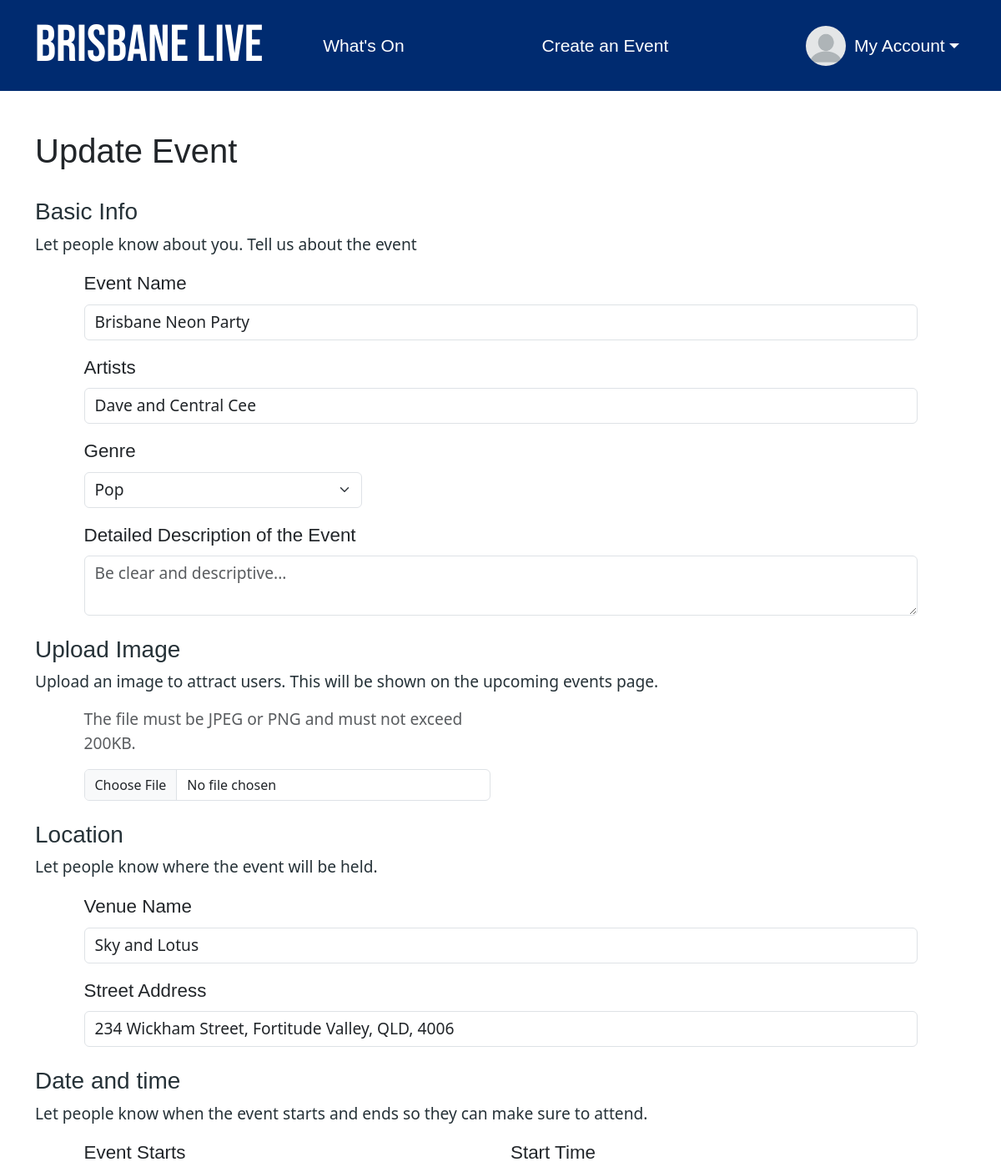
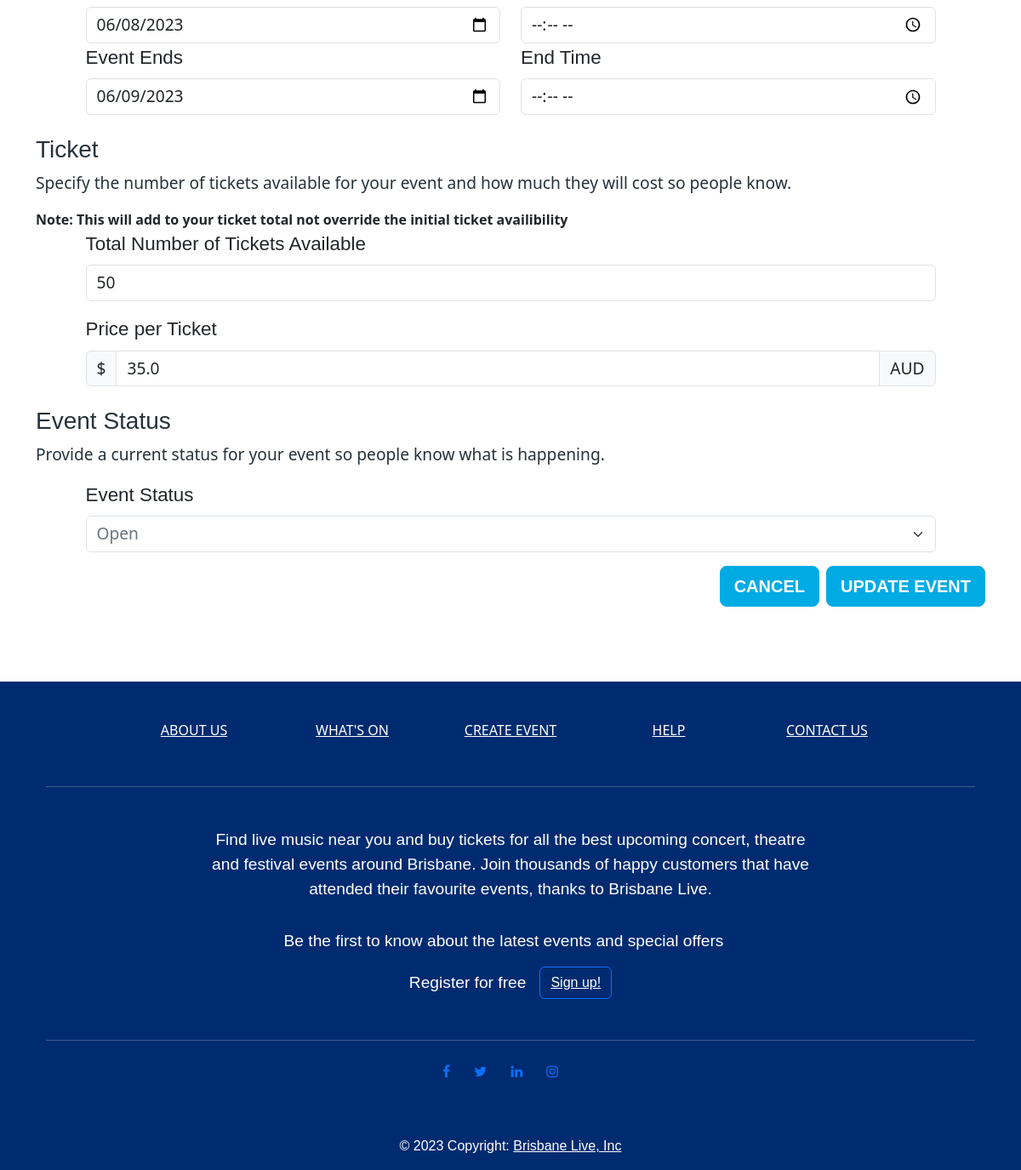
The page /updateEvent/1 (signed in) on the database its author committed (2 pictures, top to bottom).
### brisbane_live/models.py (models this page shows)
class Event(db.Model):
    __tablename__ = 'events'
    id = db.Column(db.Integer, primary_key=True)
    name = db.Column(db.String(100), nullable=False)
    status = db.Column(db.String(10), CheckConstraint("status IN ('Open', 'Inactive', 'Sold Out', 'Cancelled')"), nullable=False, index=True) #checks status is valid status
    start_time = db.Column(db.Time, nullable=False, index=True)
    end_time = db.Column(db.Time, nullable=False, index=True)
    description = db.Column(db.String(500), nullable=False, index=True)
    image = db.Column(db.String(400), nullable=False, index=True)
    ticket_price = db.Column(db.Float(2), CheckConstraint('ticket_price >= 0'), nullable=False, index=True)
    num_tickets = db.Column(db.Integer, CheckConstraint('num_tickets >= 0'), nullable=False, index=True)
    end_date = db.Column(db.Date, nullable=False, index=True)
    start_date = db.Column(db.Date, nullable=False, index=True)
    user_id = db.Column(db.Integer, db.ForeignKey('users.id'))
    genre = db.Column(db.Integer, db.ForeignKey('genres.id'))
    artist_names = db.Column(db.String(100), nullable=False, index=True)
    venue_name = db.Column(db.String(100), nullable=False, index=True)
    street_address = db.Column(db.String(100), nullable=False, index=True)
    comments = db.relationship('Comment', backref='events')

### brisbane_live/createEvent.py (the view)
@bp.route('/updateEvent/<int:id>', methods=['GET', 'POST'])
@login_required
def updateEvent(id):
    events = Event.query.filter(Event.id==id).first()
    form = createEventForm()
    if current_user.id == events.user_id:
        if form.validate_on_submit():
            update_event = Event.query.filter(Event.id==id).first()
            db_file_path = check_upload_file(form)
            update_event.name = form.name.data
            update_event.status = form.status.data
            update_event.start_time = form.start_time.data
            update_event.end_time = form.end_time.data
            update_event.end_date = form.end_date.data
            update_event.start_date = form.start_date.data
            update_event.description = form.description.data
            update_event.ticket_price = form.ticket_price.data
            update_event.venue_name = form.venue_name.data
            update_event.street_address = form.street_address.data
            update_event.genre = form.genre.data
            update_event.image = db_file_path
            update_event.num_tickets += form.num_tickets.data
            db.session.commit()
            return redirect(url_for('createEvent.show', id=id))
    else:
        flash('You cannot update an event you are not the owner of please create your own event below', 'text-danger')
        return redirect(url_for('createEvent.createEvent'))
    return render_template('update-event.html', form=form, event=events)

### brisbane_live/__init__.py (called while the page is built)
def create_app():
    app.debug=True
    app.secret_key = os.urandom(32)
    app.config['SQLALCHEMY_DATABASE_URI']='sqlite:///brisbane_live_events.sqlite'
    db.init_app(app)
    bootstrap = Bootstrap5(app)
    login_manager = LoginManager()
    login_manager.login_view='auth.login'
    login_manager.init_app(app)
    from .models import User  # importing here to avoid circular references
    @login_manager.user_loader
    def load_user(user_id):
        return User.query.get(int(user_id))
    from . import views
    app.register_blueprint(views.bp)
    from . import auth
    app.register_blueprint(auth.bp)
    from . import createEvent
    app.register_blueprint(createEvent.bp)
    from . import myAccount
    app.register_blueprint(myAccount.bp)
    UPLOAD_FOLDER = '/static/image'
    app.config['UPLOAD_FOLDER'] = UPLOAD_FOLDER
    return app

### brisbane_live/templates/update-event.html (shortened to what this page needs)
{% extends 'base.html' %}
{% import "bootstrap5/form.html" as wtf %}
{% block header %}
<head>
</head>
{% endblock %}
{% block content %}
<main>
    <div class="container container no gutters-xs-only py-4 mb-4 bg-body-white">
        <h1 class="py-4">Update Event</h1>
        <form method="POST" form="form" action="{{url_for('createEvent.updateEvent', id=event.id)}}" enctype="multipart/form-data">
            <div>
                <h3>Basic Info</h3>
                <p>Let people know about you. Tell us about the event</p>
                <div class="container mb-3 col-sm-11">
                    <div class="mb-3">
                        <div class="form-group {% if form.name.errors %}has-error{% endif %}">
                            {{ form.name.label(class_="form-label label-custom") }}
                            {{ form.name(class_="form-control input-text", placeholder="Be clear and descriptive...", value = event.name) }}
                        </div>
                    </div>
                    <div class="mb-3 {% if form.artist_names.errors %}has-error{% endif %}">
                        {{ form.artist_names.label(class_="form-label label-custom") }}
                        {{ form.artist_names(class_="form-control input-text", placeholder="Specify the artist/s...", value = event.artist_names) }}
                    </div>
                    <div class="col-md-4 mb-3 {% if form.genre.errors %}has-error{% endif %}">
                        {{ form.genre.label(class_="form-label label-custom") }}
                        {{ form.genre(class_="form-select input-text") }}
                    </div>
                    <div class="mb-3 {% if form.description.errors %}has-error{% endif %}">
                        {{ form.description.label(class_="form-label label-custom") }}
                        {{ form.description(class_="form-control input-text", placeholder="Be clear and descriptive...") }}
                    </div>
                </div>
                <h3 class="mt-4">Upload Image</h3>
                <p>Upload an image to attract users. This will be shown on the upcoming events page.</p>
                <div class="container col-sm-11 mb-3">
                    <div class="row mb-3 align-items-center">
                        <div class="col-md-6 {% if form.image.errors %}has-error{% endif %}">
                            <p class="text-muted">The file must be JPEG or PNG and must not exceed 200KB.</p>
                            {{ form.image(class_="form-control", aria_label="file example", value = event.image) }}
                        </div>
                    </div>
                </div>
                <h3 class="mt-4">Location</h3>
                <p>Let people know where the event will be held.</p>
                <div class="container col-sm-11 mb-3 {% if form.venue_name.errors %}has-error{% endif %}">
                    <div class="mb-3">
                        {{ form.venue_name.label(class_="form-label label-custom") }}
                        {{ form.venue_name(class_="form-control input-text", placeholder="Specify the venue name...", value = event.venue_name) }}
                    </div>
                    <div class="mb-3 {% if form.street_address.errors %}has-error{% endif %}">
                        {{ form.street_address.label(class_="form-label label-custom") }}
                        {{ form.street_address(class_="form-control input-text", placeholder="Specify the street address...", value = event.street_address) }}
                    </div>
                </div>
                <h3 class="mt-4">Date and time</h3>
                <p>Let people know when the event starts and ends so they can make sure to attend.</p>
                <div class="container col-sm-11 mb-3 {% if form.start_date.errors %}has-error{% endif %}">
                    <div class="row">
                        <div class="col-md-6">
                            {{ form.start_date.label(class_="form-label label-custom") }}
                            {{ form.start_date(class_="form-control input-text", value = event.start_date) }}
                        </div>
                        <div class="col-md-6 {% if form.start_time.errors %}has-error{% endif %}">
                            {{ form.start_time.label(class_="form-label label-custom") }}
                            {{ form.start_time(class_="form-control input-text") }}
                        </div>
                    </div>
                    <div class="row">
                        <div class="col-md-6 {% if form.end_date.errors %}has-error{% endif %}">
                            {{ form.end_date.label(class_="form-label label-custom") }}
                            {{ form.end_date(class_="form-control input-text", value = event.end_date) }}
                        </div>
                        <div class="col-md-6 {% if form.end_time.errors %}has-error{% endif %}">
                            {{ form.end_time.label(class_="form-label label-custom") }}
                            {{ form.end_time(class_="form-control input-text") }}
                        </div>
                    </div>
                </div>
                <h3 class="mt-4">Ticket</h3>
                <p>Specify the number of tickets available for your event and how much they will cost so people know.</p>
                <b>Note: This will add to your ticket total not override the initial ticket availibility</b>
                <div class="container col-sm-11 mb-3">
                    <div class="mb-3 {% if form.num_tickets.errors %}has-error{% endif %}">
                        {{ form.num_tickets.label(class_="form-label label-custom") }}
                        {{ form.num_tickets(class_="form-control input-text text-right", value = event.num_tickets) }}
                    </div>
                    <div class="mb-3 {% if form.ticket_price.errors %}has-error{% endif %}">
                        {{ form.ticket_price.label(class_="form-label label-custom") }}
                        <div class="input-group">
                            <span class="input-group-text input-text" id="currency-symbol-custom">$</span>
                            {{ form.ticket_price(class_="form-control input-text text-right", aria_label="Amount (to the nearest dollar)", value = event.ticket_price) }}
                            <span class="input-group-text input-text" id="currency-custom">AUD</span>
                        </div>
                    </div>
                </div>
                <h3 class="mt-4">Event Status</h3>
                <p>Provide a current status for your event so people know what is happening.</p>
                <div class="container mb-3 col-sm-11 {% if form.status.errors %}has-error{% endif %}">
                    {{ form.status.label(class_="form-label label-custom") }}
                    {{ form.status(class_="form-select option-custom") }}
                </div>
            </div>
            <div class="d-grid gap-2 d-flex justify-content-end flex-wrap">
                <a href="{{url_for('createEvent.show', id=event.id)}}" class="btn btn-primary btn-lg flex-shrink-1">CANCEL</a>
                <input type="submit" class="btn btn-primary btn-lg flex-shrink-1" value="UPDATE EVENT"/>
            </div>
        </form>
    </div>
</main>
{% endblock %}

### brisbane_live/static/CSS/style.css (style rules this page uses)
html { margin: 0; padding: 0; border: 0; font-size: 100%; font: inherit; vertical-align: baseline; }
p { font-size: 1.2rem; color: #263238; font-family: system-ui, -apple-system, BlinkMacSystemFont, 'Segoe UI', Roboto, Oxygen, Ubuntu, Cantarell, 'Open Sans', 'Helvetica Neue', sans-serif }
h2, h1, h4, h5, th { font-family: sans-serif; }
h3 { color: #263238 !important; font-family: sans-serif !important; }
option { font-size: 1.2rem; }
.input-text { font-size: 1.2rem !important; font-family: system-ui, -apple-system, BlinkMacSystemFont, 'Segoe UI', Roboto, Oxygen, Ubuntu, Cantarell, 'Open Sans', 'Helvetica Neue', sans-serif; }
.label-custom { font-size: 1.4rem !important; font-family: sans-serif !important; }
.btn-primary { background-color: #00abe4 !important; border-color: #00abe4 !important; font-weight: bold !important; font-family: sans-serif !important; }
.option-custom { font-size: 1.2rem !important; color: #6c757d !important; font-family: system-ui, -apple-system, BlinkMacSystemFont, 'Segoe UI', Roboto, Oxygen, Ubuntu, Cantarell, 'Open Sans', 'Helvetica Neue', sans-serif; }

### rows shown on the page
Event: name "Brisbane Neon Party", artist_names "Dave and Central Cee", genre "Pop", venue_name "Sky and Lotus", street_address "234 Wickham Street, Fortitude Valley, QLD, 4006", start_date "06/08/2023", end_date "06/09/2023", num_tickets "50", ticket_price "35.0", status "Open"
